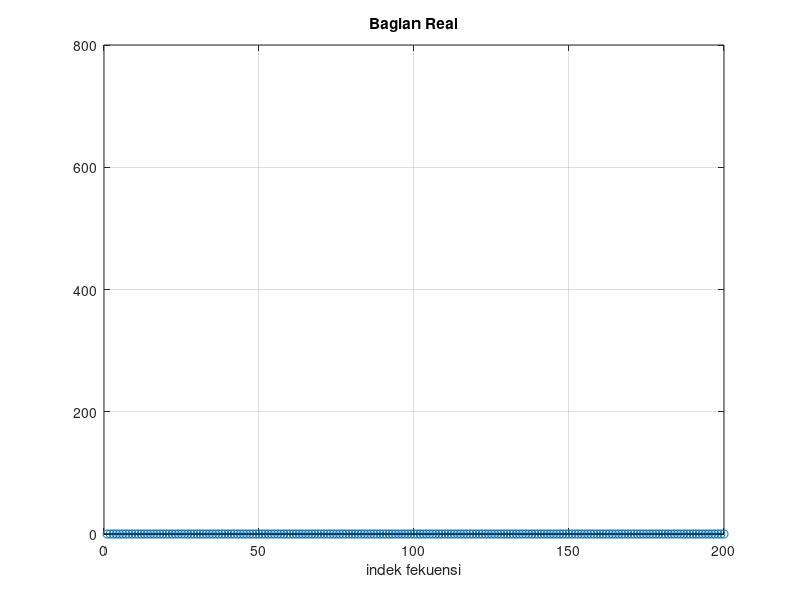
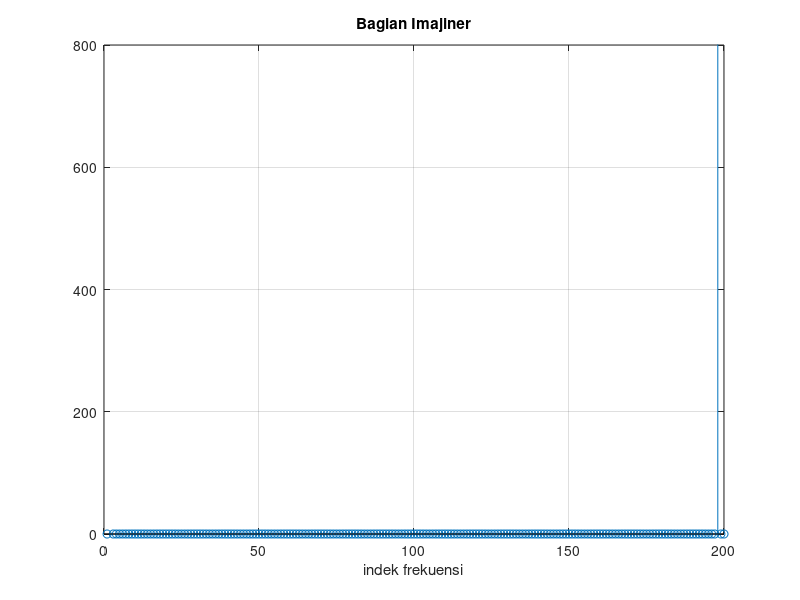

The MATLAB script that drew these images, in order:
clear all;
N=1000;
nn=N-1;
for k=1:200;
x_n=0.0;
for n=1:nn
x_n = (3*sin(0.02*pi*n)).*(exp(-j*k*2*pi*n/200)) + x_n;
end
yR(k)=real(x_n);
yI(k)=imag(x_n);
magni_k(k)=sqrt(real(x_n).*real(x_n) +imag(x_n).*imag(x_n));
end
figure(1)
stem(yR)
axis([0 200 0 800])
xlabel('indek fekuensi')
title('Bagian Real')
grid;
figure(2)
stem(yI)
axis([0 200 0 800])
xlabel('indek frekuensi')
title('Bagian Imajiner')
grid